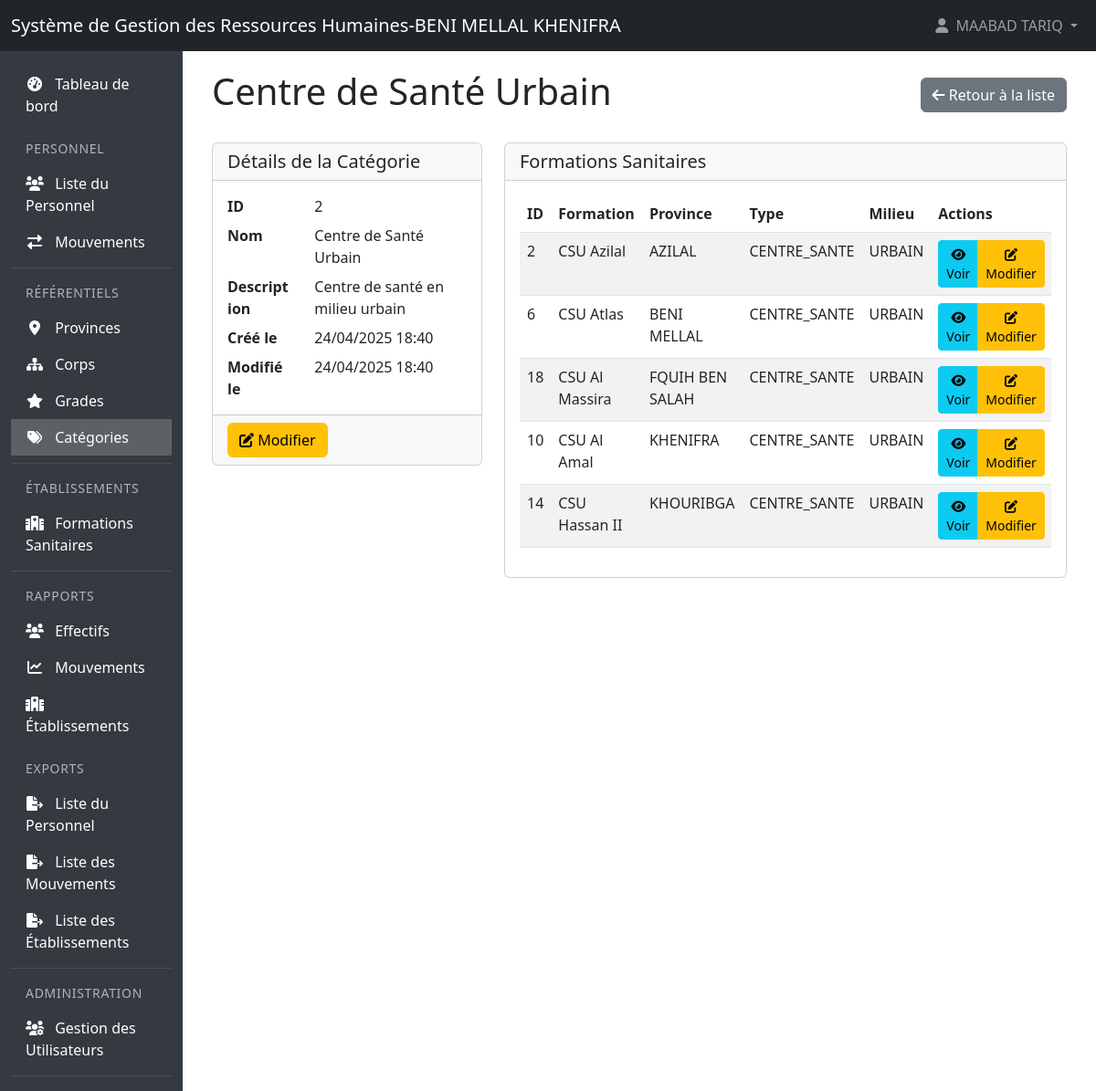
Page /APP_SGRHBMKH/categories/show/2 (signed in) on the committed database.
### tables this page shows
CREATE TABLE `categories_etablissements` (
  `id` int(11) NOT NULL,
  `nom_categorie` varchar(100) NOT NULL,
  `description` text DEFAULT NULL,
  `created_at` timestamp NOT NULL DEFAULT current_timestamp(),
  `updated_at` timestamp NOT NULL DEFAULT current_timestamp() ON UPDATE current_timestamp(),
  `deleted_at` timestamp NULL DEFAULT NULL
);

CREATE TABLE `formations_sanitaires` (
  `id` int(11) NOT NULL,
  `nom_formation` varchar(255) NOT NULL,
  `type_formation` varchar(100) DEFAULT NULL,
  `province_id` int(11) DEFAULT NULL,
  `categorie_id` int(11) DEFAULT NULL,
  `milieu` enum('URBAIN','RURAL') NOT NULL,
  `created_at` timestamp NOT NULL DEFAULT current_timestamp(),
  `updated_at` timestamp NOT NULL DEFAULT current_timestamp() ON UPDATE current_timestamp(),
  `deleted_at` timestamp NULL DEFAULT NULL
);

CREATE TABLE `provinces` (
  `id` int(11) NOT NULL,
  `nom_province` varchar(100) NOT NULL,
  `created_at` timestamp NOT NULL DEFAULT current_timestamp(),
  `updated_at` timestamp NOT NULL DEFAULT current_timestamp() ON UPDATE current_timestamp(),
  `deleted_at` timestamp NULL DEFAULT NULL
);

### controllers/CategorieEtablissementController.php (called while the page is built, shortened)
<?php
class CategorieEtablissementController extends Controller {
    private $categorieModel;
    private $formationSanitaireModel;
    public function __construct() {
        require_once __DIR__ . '/../models/CategorieEtablissement.php';
        require_once __DIR__ . '/../models/FormationSanitaire.php';
        $this->categorieModel = new CategorieEtablissement();
        $this->formationSanitaireModel = new FormationSanitaire();
    }
    public function show($id) {
        $categorie = $this->categorieModel->findById($id);
        $formations = $this->formationSanitaireModel->findByCategorie($id);
        $this->render('categories/view', [
            'categorie' => $categorie,
            'formations' => $formations,
            'canEdit' => $this->canEdit(),
            'canDelete' => $this->canDelete()
        ]);
    }
}

### models/Model.php (called while the page is built, shortened)
<?php
require_once __DIR__ . '/../config/database.php';
abstract class Model {
    public function __construct() {
        $database = new Database();
        $this->db = $database->getConnection();
    }
}
?>

### config/database.php (called while the page is built, shortened)
<?php
class Database {
    private $host = "localhost";
    private $db_name = "sgrhbmkh_db";
    private $username = "root";
    private $password = "";
    public function getConnection() {
        $this->db = null;
        try {
            $dsn = "mysql:host=" . $this->host . ";dbname=" . $this->db_name . ";charset=utf8";
            $this->db = new PDO($dsn, $this->username, $this->password, [
                PDO::ATTR_ERRMODE => PDO::ERRMODE_EXCEPTION,
                PDO::ATTR_DEFAULT_FETCH_MODE => PDO::FETCH_ASSOC,
                PDO::ATTR_EMULATE_PREPARES => false,
                PDO::MYSQL_ATTR_INIT_COMMAND => "SET NAMES utf8mb4"
            ]);
            $this->db->query("SELECT 1");
        } catch(PDOException $e) {
            error_log("Database connection error: " . $e->getMessage());
            error_log("DSN used: " . $dsn);
            error_log("Stack trace: " . $e->getTraceAsString());
            throw new Exception("Une erreur est survenue lors de la connexion à la base de données: " . $e->getMessage());
        }
        return $this->db;
    }
}
?>

### models/CategorieEtablissement.php (called while the page is built, shortened)
<?php
class CategorieEtablissement extends Model {
    public function __construct() {
        parent::__construct();
        $this->table = 'categories_etablissements';
    }
    public function findById($id) {
        try {
            $sql = "SELECT ce.*,
                    (SELECT COUNT(*) FROM formations_sanitaires
                     WHERE categorie_id = ce.id
                     AND deleted_at IS NULL) as nombre_formations
                    FROM " . $this->table . " ce
                    WHERE ce.id = :id
                    AND ce.deleted_at IS NULL";
            $stmt = $this->db->prepare($sql);
            $stmt->bindValue(':id', $id);
            $stmt->execute();
            return $stmt->fetch(PDO::FETCH_ASSOC);
        } catch (\PDOException $e) {
            error_log("Error in findById: " . $e->getMessage());
            throw new \Exception("Erreur lors de la récupération de la catégorie");
        }
    }
}

### models/FormationSanitaire.php (called while the page is built, shortened)
<?php
require_once __DIR__ . '/Model.php';
class FormationSanitaire extends Model {
    public function findByCategorie($categorie_id = null) {
        try {
            $sql = "SELECT fs.*, p.nom_province, c.nom_categorie,
                    (SELECT COUNT(*) FROM personnel
                     WHERE formation_sanitaire_id = fs.id
                     AND deleted_at IS NULL) as nombre_personnel
                    FROM formations_sanitaires fs
                    JOIN provinces p ON fs.province_id = p.id
                    JOIN categories_etablissements c ON fs.categorie_id = c.id
                    WHERE fs.deleted_at IS NULL";
            if ($categorie_id) {
                $sql .= " AND fs.categorie_id = :categorie_id";
            }
            $sql .= " ORDER BY p.nom_province, fs.nom_formation";
            $stmt = $this->db->prepare($sql);
            if ($categorie_id) {
                $stmt->bindValue(':categorie_id', $categorie_id);
            }
            $stmt->execute();
            return $stmt->fetchAll(\PDO::FETCH_ASSOC);
        } catch (\PDOException $e) {
            error_log("Error in findByCategorie: " . $e->getMessage());
            throw new \Exception("Erreur lors de la récupération des formations par catégorie");
        }
    }
}

### views/categories/view.php (the view, shortened to what this page needs)
<div class="container-fluid">
    <div class="d-flex justify-content-between align-items-center mb-4">
        <h1><?= htmlspecialchars($categorie['nom_categorie']) ?></h1>
        <div>
            <a href="/APP_SGRHBMKH/categories" class="btn btn-secondary">
                <i class="fas fa-arrow-left"></i> Retour à la liste
            </a>
        </div>
    </div>
    <div class="row">
        <div class="col-md-4">
            <div class="card mb-4">
                <div class="card-header">
                    <h2 class="h5 mb-0">Détails de la Catégorie</h2>
                </div>
                <div class="card-body">
                    <dl class="row mb-0">
                        <dt class="col-sm-4">ID</dt>
                        <dd class="col-sm-8"><?= $categorie['id'] ?></dd>
                        <dt class="col-sm-4">Nom</dt>
                        <dd class="col-sm-8"><?= htmlspecialchars($categorie['nom_categorie']) ?></dd>
                        <dt class="col-sm-4">Description</dt>
                        <dd class="col-sm-8"><?= nl2br(htmlspecialchars($categorie['description'] ?? '-')) ?></dd>
                        <dt class="col-sm-4">Créé le</dt>
                        <dd class="col-sm-8"><?= date('d/m/Y H:i', strtotime($categorie['created_at'])) ?></dd>
                        <dt class="col-sm-4">Modifié le</dt>
                        <dd class="col-sm-8"><?= date('d/m/Y H:i', strtotime($categorie['updated_at'])) ?></dd>
                    </dl>
                </div>
                <div class="card-footer">
                    <div class="d-flex justify-content-between">
                        <?php if ($canEdit): ?>
                            <a href="/APP_SGRHBMKH/categories/edit/<?= $categorie['id'] ?>" class="btn btn-warning">
                                <i class="fas fa-edit"></i> Modifier
                            </a>
                        <?php endif; ?>
                    </div>
                </div>
            </div>
        </div>
        <div class="col-md-8">
            <div class="card">
                <div class="card-header">
                    <h2 class="h5 mb-0">Formations Sanitaires</h2>
                </div>
                <div class="card-body">
                    <?php if (empty($formations)): ?>
                        <div class="alert alert-info">
                            Aucune formation sanitaire n'est associée à cette catégorie.
                        </div>
                    <?php else: ?>
                        <div class="table-responsive">
                            <table class="table table-striped table-hover">
                                <thead>
                                    <tr>
                                        <th>ID</th>
                                        <th>Formation</th>
                                        <th>Province</th>
                                        <th>Type</th>
                                        <th>Milieu</th>
                                        <th>Actions</th>
                                    </tr>
                                </thead>
                                <tbody>
                                    <?php foreach ($formations as $formation): ?>
                                        <tr>
                                            <td><?= $formation['id'] ?></td>
                                            <td><?= htmlspecialchars($formation['nom_formation']) ?></td>
                                            <td><?= htmlspecialchars($formation['nom_province']) ?></td>
                                            <td><?= htmlspecialchars($formation['type_formation'] ?? '-') ?></td>
                                            <td><?= htmlspecialchars($formation['milieu']) ?></td>
                                            <td>
                                                <div class="btn-group" role="group">
                                                    <a href="/APP_SGRHBMKH/formations/show/<?= $formation['id'] ?>" class="btn btn-sm btn-info">
                                                        <i class="fas fa-eye"></i> Voir
                                                    </a>
                                                    <?php if ($canEdit): ?>
                                                        <a href="/APP_SGRHBMKH/formations/edit/<?= $formation['id'] ?>" class="btn btn-sm btn-warning">
                                                            <i class="fas fa-edit"></i> Modifier
                                                        </a>
                                                    <?php endif; ?>
                                                </div>
                                            </td>
                                        </tr>
                                    <?php endforeach; ?>
                                </tbody>
                            </table>
                        </div>
                    <?php endif; ?>
                </div>
            </div>
        </div>
    </div>
</div>

### rows in the picture
categories_etablissements: nom_categorie "Centre de Santé Urbain", id "2", description "Centre de santé en milieu urbain", created_at "24/04/2025 18:40", updated_at "24/04/2025 18:40"
formations_sanitaires: id "2", nom_formation "CSU Azilal", province.nom_province "AZILAL", type_formation "CENTRE_SANTE", milieu "URBAIN"
formations_sanitaires: id "6", nom_formation "CSU Atlas", province.nom_province "BENI MELLAL", type_formation "CENTRE_SANTE", milieu "URBAIN"
formations_sanitaires: id "18", nom_formation "CSU Al Massira", province.nom_province "FQUIH BEN SALAH", type_formation "CENTRE_SANTE", milieu "URBAIN"
formations_sanitaires: id "10", nom_formation "CSU Al Amal", province.nom_province "KHENIFRA", type_formation "CENTRE_SANTE", milieu "URBAIN"
formations_sanitaires: id "14", nom_formation "CSU Hassan II", province.nom_province "KHOURIBGA", type_formation "CENTRE_SANTE", milieu "URBAIN"

### other values in the picture
$_SESSION['user_name'] "MAABAD TARIQ"
